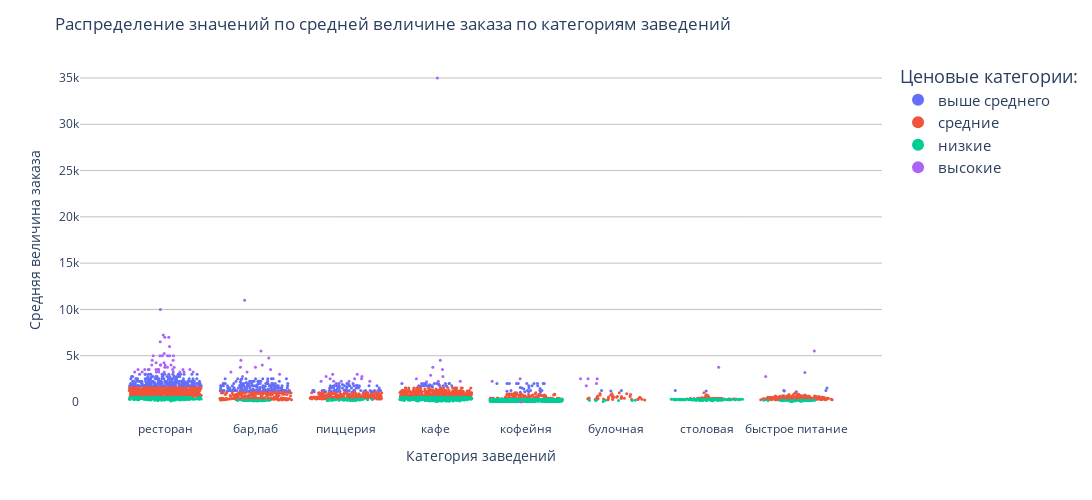

Notebook code for this chart:
### Markdown cell above
### Обработка аномальных значений
#### столбец 'middle_avg_bill'
Выведем диаграмму рассеяния по значениям в данном столбце и группировкой по категории заведений и ценовой категории.

### Code cell
df_strip = df.query('price_cor.notna()')
fig = px.strip(df_strip, x="category", y="middle_avg_bill_cor", color="price_cor")
fig.update_layout(
    title='Распределение значений по средней величине заказа по категориям заведений',
    width=1100,
    height=500,
    showlegend=True,
    legend_font_size=15,
    legend_title_text='Ценовые категории:',
    legend_itemsizing='constant',
    plot_bgcolor='white'
)
fig.update_traces(boxpoints='all',
            jitter=0.8,
            marker_size=3,
            width=1)
fig.update_xaxes(title_text='Категория заведений')
fig.update_yaxes(title_text='Средняя величина заказа', gridcolor='silver')
fig.show()

### Figure 1 — Plotly figure (JSON) as saved in the notebook; plotly's stock layout.template omitted (floating-point values rounded to 4 significant figures; data arrays with more than 128 entries replaced by an {"elided": "..."} marker saying what was removed)
{"data": [{"alignmentgroup": "True", "boxpoints": "all", "fillcolor": "rgba(255,255,255,0)", "hoveron": "points", "hovertemplate": "price_cor=выше среднего<br>category=%{x}<br>middle_avg_bill_cor=%{y}<extra></extra>", "jitter": 0.8, "legendgroup": "выше среднего", "line": {"color": "rgba(255,255,255,0)"}, "marker": {"color": "#636efa", "size": 3}, "name": "выше среднего", "offsetgroup": "выше среднего", "orientation": "v", "pointpos": 0, "showlegend": true, "type": "box", "width": 1, "x": {"elided": "640 str values"}, "x0": " ", "xaxis": "x", "y": {"elided": "640 float values"}, "y0": " ", "yaxis": "y"}, {"alignmentgroup": "True", "boxpoints": "all", "fillcolor": "rgba(255,255,255,0)", "hoveron": "points", "hovertemplate": "price_cor=средние<br>category=%{x}<br>middle_avg_bill_cor=%{y}<extra></extra>", "jitter": 0.8, "legendgroup": "средние", "line": {"color": "rgba(255,255,255,0)"}, "marker": {"color": "#EF553B", "size": 3}, "name": "средние", "offsetgroup": "средние", "orientation": "v", "pointpos": 0, "showlegend": true, "type": "box", "width": 1, "x": {"elided": "1958 str values"}, "x0": " ", "xaxis": "x", "y": {"elided": "1958 float values"}, "y0": " ", "yaxis": "y"}, {"alignmentgroup": "True", "boxpoints": "all", "fillcolor": "rgba(255,255,255,0)", "hoveron": "points", "hovertemplate": "price_cor=низкие<br>category=%{x}<br>middle_avg_bill_cor=%{y}<extra></extra>", "jitter": 0.8, "legendgroup": "низкие", "line": {"color": "rgba(255,255,255,0)"}, "marker": {"color": "#00cc96", "size": 3}, "name": "низкие", "offsetgroup": "низкие", "orientation": "v", "pointpos": 0, "showlegend": true, "type": "box", "width": 1, "x": {"elided": "1347 str values"}, "x0": " ", "xaxis": "x", "y": {"elided": "1347 float values"}, "y0": " ", "yaxis": "y"}, {"alignmentgroup": "True", "boxpoints": "all", "fillcolor": "rgba(255,255,255,0)", "hoveron": "points", "hovertemplate": "price_cor=высокие<br>category=%{x}<br>middle_avg_bill_cor=%{y}<extra></extra>", "jitter": 0.8, "legendgroup": "высокие", "line": {"color": "rgba(255,255,255,0)"}, "marker": {"color": "#ab63fa", "size": 3}, "name": "высокие", "offsetgroup": "высокие", "orientation": "v", "pointpos": 0, "showlegend": true, "type": "box", "width": 1, "x": ["ресторан", "ресторан", "ресторан", "бар,паб", "ресторан", "кафе", "кафе", "ресторан", "ресторан", "кафе", "ресторан", "бар,паб", "бар,паб", "ресторан", "ресторан", "кафе", "пиццерия", "быстрое питание", "бар,паб", "ресторан", "кафе", "кафе", "ресторан", "ресторан", "ресторан", "ресторан", "бар,паб", "ресторан", "ресторан", "ресторан", "бар,паб", "ресторан", "ресторан", "бар,паб", "ресторан", "бар,паб", "пиццерия", "бар,паб", "булочная", "бар,паб", "ресторан", "бар,паб", "ресторан", "ресторан", "булочная", "кофейня", "кофейня", "ресторан", "бар,паб", "ресторан", "бар,паб", "ресторан", "пиццерия", "ресторан", "ресторан", "ресторан", "ресторан", "ресторан", "бар,паб", "бар,паб", "ресторан", "кофейня", "булочная", "ресторан", "ресторан", "ресторан", "ресторан", "ресторан", "бар,паб", "ресторан", "столовая", "быстрое питание", "ресторан", "ресторан", "ресторан", "ресторан", "бар,паб", "булочная", "бар,паб", "пиццерия", "бар,паб", "пиццерия", "пиццерия", "ресторан", "бар,паб", "ресторан", "ресторан", "пиццерия", "кафе", "ресторан", "булочная", "бар,паб", "бар,паб", "пиццерия", "ресторан", "ресторан", "бар,паб", "бар,паб", "пиццерия", "ресторан", "ресторан", "пиццерия", "булочная", "ресторан", "бар,паб", "пиццерия", "пиццерия", "кафе", "быстрое питание", "кафе", "кафе", "пиццерия", "ресторан"], "x0": " ", "xaxis": "x", "y": [null, 5000, 3250, 11000, 3750, 4500, 2900, 4250, 4500, 3500, 3250, 3250, null, 3250, null, 2250, 3000, 5500, null, 5250, 2200, 2500, 7000, 3500, 3500, 4000, null, 5000, 3250, 7000, 4500, 6500, null, 3750, 3250, null, 3000, 5500, 2500, 3000, 3250, null, 4000, 3250, null, 2500, 0, 3500, null, 3750, null, null, 2250, 4500, 7250, 6000, 5000, 5000, null, 3500, 3250, 2250, 2000, null, 4250, 3500, 5000, 4000, 3250, 5000, 3750, 3200, 3500, 4000, 3250, null, null, 2500, 4000, 2500, null, 2500, 2250, 3500, 3750, 4000, 3500, null, 2250, null, 2500, 2750, 4750, 2500, 10000, 3750, null, null, 2750, 3500, 3500, 2250, 1750, 3500, null, 2750, 2250, 35000, 2750, 3750, 2750, 2250, null], "y0": " ", "yaxis": "y"}], "layout": {"boxmode": "group", "height": 500, "legend": {"font": {"size": 15}, "itemsizing": "constant", "title": {"text": "Ценовые категории:"}, "tracegroupgap": 0}, "margin": {"t": 60}, "plot_bgcolor": "white", "showlegend": true, "title": {"text": "Распределение значений по средней величине заказа по категориям заведений"}, "width": 1100, "xaxis": {"anchor": "y", "autorange": true, "domain": [0, 1], "range": [-0.9444, 7.944], "title": {"text": "Категория заведений"}, "type": "category"}, "yaxis": {"anchor": "x", "autorange": true, "domain": [0, 1], "gridcolor": "silver", "range": [-1944.0, 36940.0], "title": {"text": "Средняя величина заказа"}, "type": "linear"}}}
